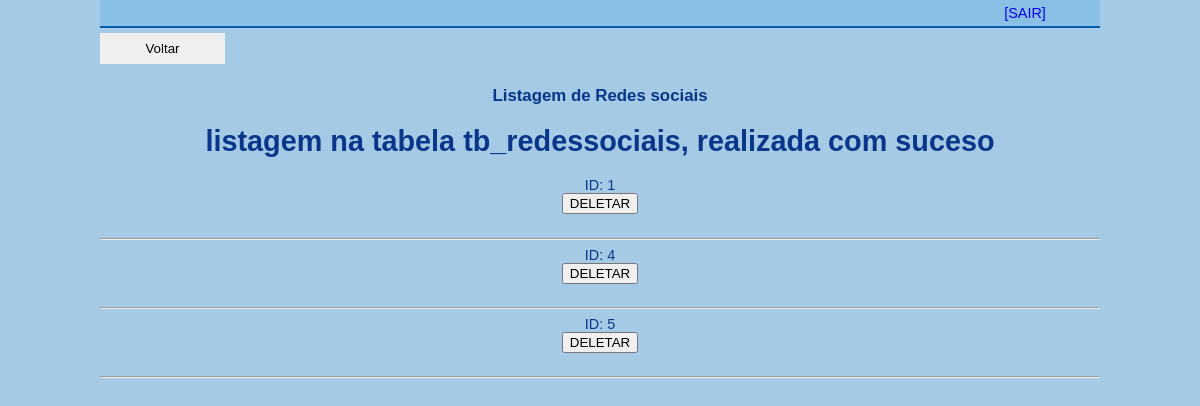
The page /view/cpadmin/list-redesSociais.php on the database its author committed.
### tables this page shows
CREATE TABLE `tb_redessociais` (
  `rede_id` int(11) NOT NULL,
  `rede_link` varchar(100) NOT NULL,
  `rede_username` varchar(50) NOT NULL,
  `rede_icone` varchar(50) NOT NULL
);

### util/Conn.php (called while the page is built)
<?php
abstract class Conn{
    private static $Host = HOST;
    private static $User = USER;
    private static $Pass = PASS;
    private static $Dbsa = DBSA;
    private static $Connect = null;
    private static function Conectar(){
        try{
            if(self::$Connect == null):
                $dsn = 'mysql:host='.self::$Host . ';dbname=' . self::$Dbsa;
                $options = [PDO::MYSQL_ATTR_INIT_COMMAND => 'SET NAMES UTF8'];
                self::$Connect = new PDO($dsn, self::$User, self::$Pass,$options);
            endif;
        }catch (PDOException $e){
            echo "Erro de Conexão com o Banco de Dados";
            die;
        }
        self::$Connect->setAttribute(PDO::ATTR_ERRMODE, PDO::ERRMODE_EXCEPTION);
        return self::$Connect;
    }
    protected static function getConn(){
        return self::Conectar();
    }
}

### controller/ControllerReadRedesSociais.php (called while the page is built, shortened)
<?php
    require '../../model/Dao/ReadAdmin.php';
    $read = new ReadAdmin();
    $read->listAll('tb_redessociais','rede_id', 'ControllerDeleteRedesSociais',"");

### model/Dao/ReadAdmin.php (the view, shortened to what this page needs)
<?php
require '../../util/Conn.php';
class readadmin extends Conn{
    function listAll($tabela, $campoTbIdentificador, $controllerDelete, $controllerUpdate){
        $result = parent::getConn()->query("SELECT * from $tabela");
        if ($result) {
            echo "<h1>listagem na tabela $tabela, realizada com suceso </h1>";
            foreach ($result as $row) {
                echo "ID: " . $row[$campoTbIdentificador] . "<br>";
                $identificador = $row[$campoTbIdentificador];
                echo"
                <form action='../../controller/$controllerDelete.php' method='post'>
                    <button type='submit' name='identificador' value='$identificador'>DELETAR</button>
                </form>
                <br>
                ";
                echo "<hr>";
            }
        }else{
            echo "Nenhum Registro Encontrado";
        }
    }
}

### view/cpadmin/css/configs-gerais.css (style rules this page uses)
body { margin:0; padding:0; text-align:center; font-family:arial; font-size: 0.9em; background-color: #a5cae5; background-image: url('../images/background.png'); background-repeat: repeat; background-attachment: fixed; color: #09368A; }

### rows shown on the page
tb_redessociais: rede_id "1"
tb_redessociais: rede_id "4"
tb_redessociais: rede_id "5"

### other values the page prints
$tabela "tb_redessociais"
